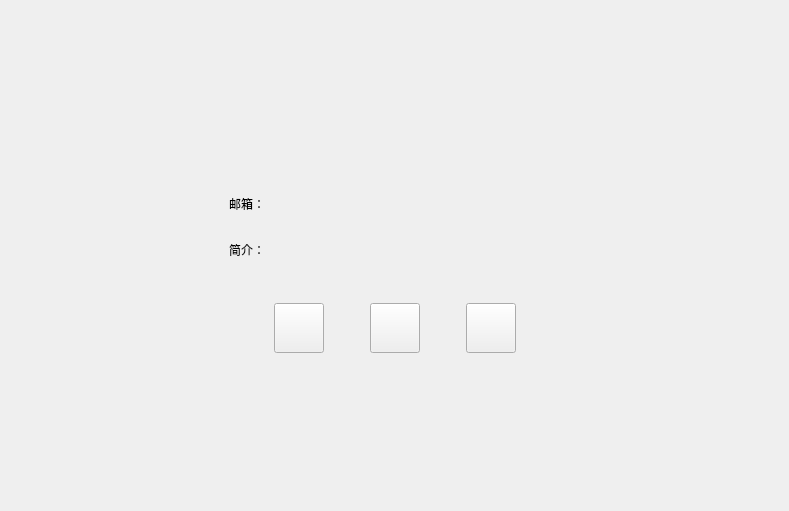
<?xml version="1.0" encoding="UTF-8"?>
<ui version="4.0">
 <class>FriendInfoPage</class>
 <widget class="QWidget" name="FriendInfoPage">
  <property name="geometry">
   <rect>
    <x>0</x>
    <y>0</y>
    <width>789</width>
    <height>511</height>
   </rect>
  </property>
  <property name="windowTitle">
   <string>Form</string>
  </property>
  <layout class="QVBoxLayout" name="verticalLayout">
   <property name="leftMargin">
    <number>120</number>
   </property>
   <property name="topMargin">
    <number>120</number>
   </property>
   <property name="rightMargin">
    <number>120</number>
   </property>
   <property name="bottomMargin">
    <number>120</number>
   </property>
   <item>
    <widget class="QWidget" name="widget" native="true">
     <layout class="QHBoxLayout" name="horizontalLayout">
      <item>
       <widget class="QLabel" name="icon_lb">
        <property name="minimumSize">
         <size>
          <width>85</width>
          <height>85</height>
         </size>
        </property>
        <property name="maximumSize">
         <size>
          <width>85</width>
          <height>85</height>
         </size>
        </property>
        <property name="text">
         <string/>
        </property>
       </widget>
      </item>
      <item>
       <widget class="QWidget" name="widget_3" native="true">
        <layout class="QVBoxLayout" name="verticalLayout_2">
         <item>
          <widget class="QWidget" name="widget_4" native="true">
           <property name="minimumSize">
            <size>
             <width>0</width>
             <height>40</height>
            </size>
           </property>
           <property name="maximumSize">
            <size>
             <width>16777215</width>
             <height>40</height>
            </size>
           </property>
           <layout class="QHBoxLayout" name="horizontalLayout_2">
            <property name="leftMargin">
             <number>0</number>
            </property>
            <property name="topMargin">
             <number>0</number>
            </property>
            <property name="rightMargin">
             <number>0</number>
            </property>
            <property name="bottomMargin">
             <number>0</number>
            </property>
            <item>
             <widget class="QLabel" name="name_lb">
              <property name="minimumSize">
               <size>
                <width>40</width>
                <height>0</height>
               </size>
              </property>
              <property name="maximumSize">
               <size>
                <width>16777215</width>
                <height>16777215</height>
               </size>
              </property>
              <property name="text">
               <string/>
              </property>
             </widget>
            </item>
            <item>
             <widget class="QLabel" name="sex_lb">
              <property name="minimumSize">
               <size>
                <width>40</width>
                <height>40</height>
               </size>
              </property>
              <property name="maximumSize">
               <size>
                <width>40</width>
                <height>40</height>
               </size>
              </property>
              <property name="text">
               <string/>
              </property>
             </widget>
            </item>
            <item>
             <spacer name="horizontalSpacer">
              <property name="orientation">
               <enum>Qt::Horizontal</enum>
              </property>
              <property name="sizeHint" stdset="0">
               <size>
                <width>40</width>
                <height>20</height>
               </size>
              </property>
             </spacer>
            </item>
           </layout>
          </widget>
         </item>
         <item>
          <widget class="QWidget" name="widget_2" native="true">
           <property name="minimumSize">
            <size>
             <width>0</width>
             <height>40</height>
            </size>
           </property>
           <property name="maximumSize">
            <size>
             <width>16777215</width>
             <height>40</height>
            </size>
           </property>
           <layout class="QHBoxLayout" name="horizontalLayout_3">
            <property name="leftMargin">
             <number>0</number>
            </property>
            <property name="topMargin">
             <number>0</number>
            </property>
            <property name="rightMargin">
             <number>0</number>
            </property>
            <property name="bottomMargin">
             <number>0</number>
            </property>
            <item>
             <widget class="QLabel" name="email_tip">
              <property name="minimumSize">
               <size>
                <width>0</width>
                <height>30</height>
               </size>
              </property>
              <property name="maximumSize">
               <size>
                <width>50</width>
                <height>30</height>
               </size>
              </property>
              <property name="text">
               <string>邮箱：</string>
              </property>
             </widget>
            </item>
            <item>
             <widget class="QLabel" name="email_lb">
              <property name="text">
               <string/>
              </property>
             </widget>
            </item>
            <item>
             <spacer name="horizontalSpacer_2">
              <property name="orientation">
               <enum>Qt::Horizontal</enum>
              </property>
              <property name="sizeHint" stdset="0">
               <size>
                <width>40</width>
                <height>20</height>
               </size>
              </property>
             </spacer>
            </item>
           </layout>
          </widget>
         </item>
         <item>
          <widget class="QWidget" name="widget_5" native="true">
           <property name="minimumSize">
            <size>
             <width>0</width>
             <height>40</height>
            </size>
           </property>
           <property name="maximumSize">
            <size>
             <width>16777215</width>
             <height>40</height>
            </size>
           </property>
           <layout class="QHBoxLayout" name="horizontalLayout_4">
            <property name="leftMargin">
             <number>0</number>
            </property>
            <property name="topMargin">
             <number>0</number>
            </property>
            <property name="rightMargin">
             <number>0</number>
            </property>
            <property name="bottomMargin">
             <number>0</number>
            </property>
            <item>
             <widget class="QLabel" name="bio_tip">
              <property name="minimumSize">
               <size>
                <width>0</width>
                <height>30</height>
               </size>
              </property>
              <property name="maximumSize">
               <size>
                <width>50</width>
                <height>30</height>
               </size>
              </property>
              <property name="text">
               <string>简介：</string>
              </property>
             </widget>
            </item>
            <item>
             <widget class="QLabel" name="bio_lb">
              <property name="text">
               <string/>
              </property>
             </widget>
            </item>
            <item>
             <spacer name="horizontalSpacer_7">
              <property name="orientation">
               <enum>Qt::Horizontal</enum>
              </property>
              <property name="sizeHint" stdset="0">
               <size>
                <width>40</width>
                <height>20</height>
               </size>
              </property>
             </spacer>
            </item>
           </layout>
          </widget>
         </item>
        </layout>
       </widget>
      </item>
     </layout>
    </widget>
   </item>
   <item>
    <widget class="QWidget" name="widget_6" native="true">
     <layout class="QHBoxLayout" name="horizontalLayout_5">
      <item>
       <spacer name="horizontalSpacer_3">
        <property name="orientation">
         <enum>Qt::Horizontal</enum>
        </property>
        <property name="sizeHint" stdset="0">
         <size>
          <width>40</width>
          <height>20</height>
         </size>
        </property>
       </spacer>
      </item>
      <item>
       <widget class="ClickedBtn" name="msg_chat">
        <property name="minimumSize">
         <size>
          <width>50</width>
          <height>50</height>
         </size>
        </property>
        <property name="maximumSize">
         <size>
          <width>50</width>
          <height>50</height>
         </size>
        </property>
        <property name="text">
         <string/>
        </property>
       </widget>
      </item>
      <item>
       <spacer name="horizontalSpacer_5">
        <property name="orientation">
         <enum>Qt::Horizontal</enum>
        </property>
        <property name="sizeType">
         <enum>QSizePolicy::Fixed</enum>
        </property>
        <property name="sizeHint" stdset="0">
         <size>
          <width>40</width>
          <height>20</height>
         </size>
        </property>
       </spacer>
      </item>
      <item>
       <widget class="ClickedBtn" name="voice_chat">
        <property name="minimumSize">
         <size>
          <width>50</width>
          <height>50</height>
         </size>
        </property>
        <property name="maximumSize">
         <size>
          <width>50</width>
          <height>50</height>
         </size>
        </property>
        <property name="text">
         <string/>
        </property>
       </widget>
      </item>
      <item>
       <spacer name="horizontalSpacer_6">
        <property name="orientation">
         <enum>Qt::Horizontal</enum>
        </property>
        <property name="sizeType">
         <enum>QSizePolicy::Fixed</enum>
        </property>
        <property name="sizeHint" stdset="0">
         <size>
          <width>40</width>
          <height>20</height>
         </size>
        </property>
       </spacer>
      </item>
      <item>
       <widget class="ClickedBtn" name="video_chat">
        <property name="minimumSize">
         <size>
          <width>50</width>
          <height>50</height>
         </size>
        </property>
        <property name="maximumSize">
         <size>
          <width>50</width>
          <height>50</height>
         </size>
        </property>
        <property name="text">
         <string/>
        </property>
       </widget>
      </item>
      <item>
       <spacer name="horizontalSpacer_4">
        <property name="orientation">
         <enum>Qt::Horizontal</enum>
        </property>
        <property name="sizeHint" stdset="0">
         <size>
          <width>40</width>
          <height>20</height>
         </size>
        </property>
       </spacer>
      </item>
     </layout>
    </widget>
   </item>
   <item>
    <spacer name="verticalSpacer_2">
     <property name="orientation">
      <enum>Qt::Vertical</enum>
     </property>
     <property name="sizeHint" stdset="0">
      <size>
       <width>20</width>
       <height>40</height>
      </size>
     </property>
    </spacer>
   </item>
  </layout>
 </widget>
 <customwidgets>
  <customwidget>
   <class>ClickedBtn</class>
   <extends>QPushButton</extends>
   <header>clickedbtn.h</header>
  </customwidget>
 </customwidgets>
 <resources/>
 <connections/>
</ui>
